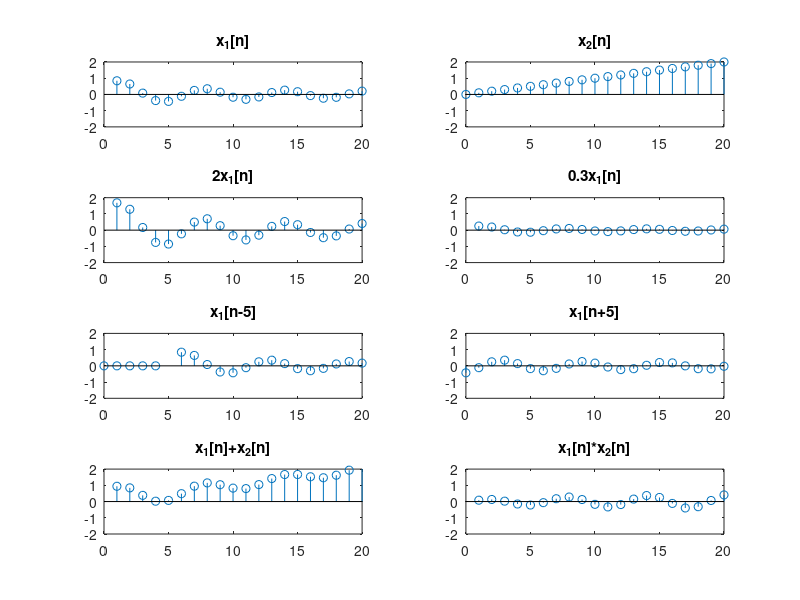

MATLAB code for this plot:
clear all; close all
n = 0:20;
f1 = inline('sin(x)./sqrt(x)');
x1 = f1(n);
f2 = inline('abs(x)/10');
x2 = f2(n);
y1a = 2*x1;
y1b = 0.3*x1;
y2a = f1(n-5);
y2b = f1(n+5);
y3 = x1 + x2;
y4 = x1.*x2;
figure;
axisrange = [0 20 -2 2];
subplot(421); stem(n,x1); title('x_1[n]'); axis(axisrange)
subplot(422); stem(n,x2); title('x_2[n]'); axis(axisrange)
subplot(423); stem(n,y1a); title('2x_1[n]');axis(axisrange)
subplot(424); stem(n,y1b); title('0.3x_1[n]');axis(axisrange)
subplot(425); stem(n,y2a); title('x_1[n-5]');axis(axisrange)
subplot(426); stem(n,y2b); title('x_1[n+5]');axis(axisrange)
subplot(427); stem(n,y3);
title('x_1[n]+x_2[n]');axis(axisrange)
subplot(428); stem(n,y4); title('x_1[n]*x_2[n]');axis(axisrange)